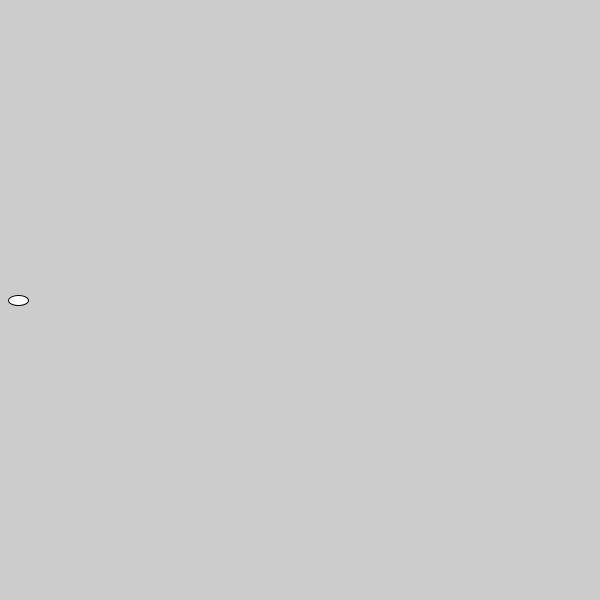
Frame 1 (no input)
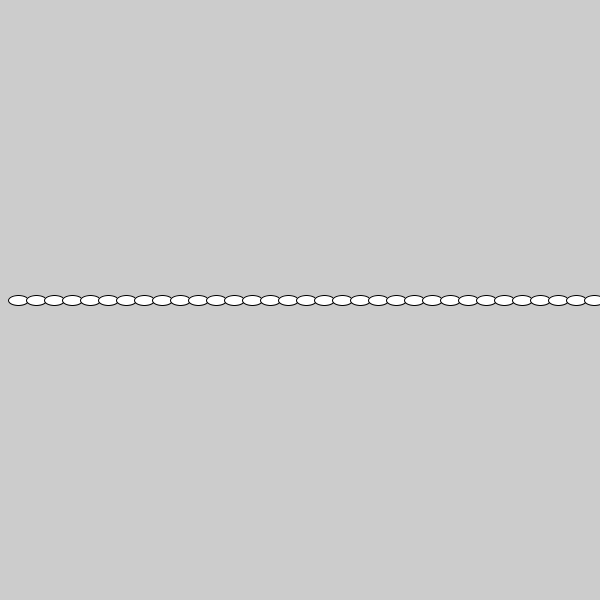
Frame 60 (the mouse pressed at the canvas centre just before this capture)
Frame 120 (the mouse held since frame 60 and released just before this capture): identical to frame 60, image omitted

The Processing sketch that drew these frames (run headless with seeded random() and noise(); from frame 60 on, the mouse is pressed at the canvas centre):

// Processing sketch: processing_183303
// ── processing_183303.pde

float ojos=0;
void setup(){
    size (600,600);
}
void draw() {
    ojos=ojos+18;
    ellipse(ojos,300,20,10);
}
